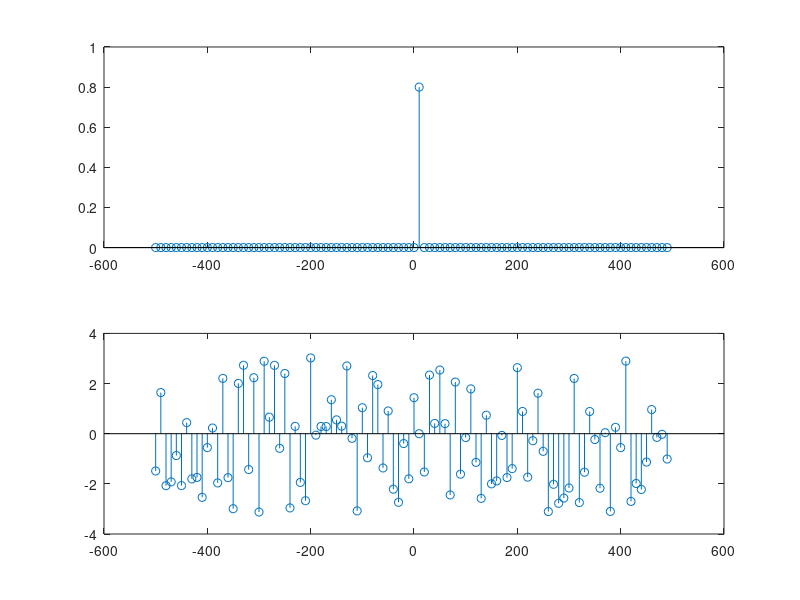

The MATLAB script that drew this image:
clear all;
close all;
 
fc = 1000;
sinc = 1/fc;
dur = 0.5;
t = [-dur/2:sinc:dur/2-sinc];

binsize = 10;   %passo di campionamento delle frequenze.
F = [-fc/2:binsize:fc/2-binsize];

f = 10;
w = 2*pi*f;
y = 0.8*e.^(i*w*t);   %funzione

DFD = zeros (1, length(F));

for(k = 1:length(F))
fanal = F(k);
wanal = 2*pi*fanal;
yanal = e.^(-i*wanal*t);
yr = y.*yanal;
DFD(k) = sum(yr);
end

%plot(F, abs(DFD)/length(t));
subplot(2,1,1);
stem(F, abs(DFD)/length(t));
%axis([-20 25 -.1 1]);

subplot(2,1,2);
stem(F, angle(DFD));